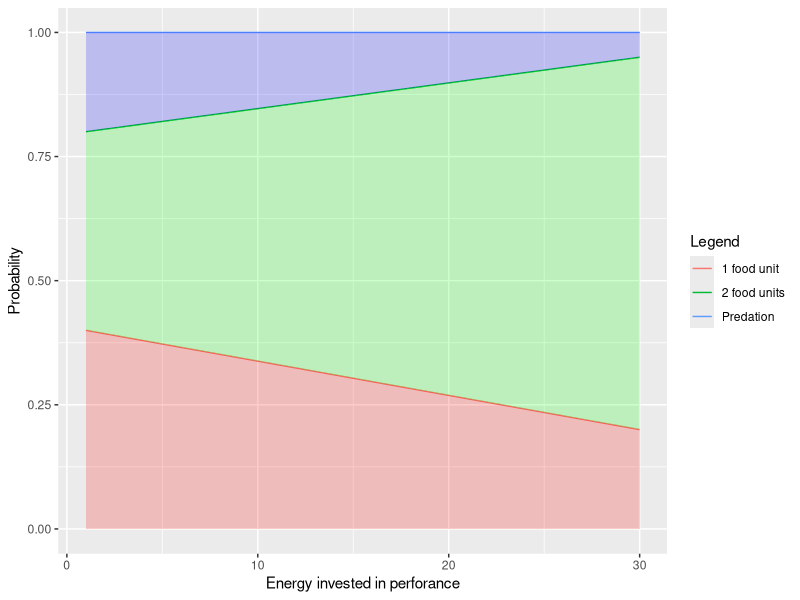

Write R code to recreate this figure.
# SDO MODEL


growth <- 0 # Initial growth value

performance <- 0 # Initial performance value

prob_1_unit <- seq(from = 0.4, to = 0.2, length.out = 30) 
# Probability of finding 1 unit of food

prob_2_unit <-seq(from = 0.4, to = 0.75, length.out = 30)
# Probability of finding 2 unit of food

prob_predation <- seq(from = 0.2, to = 0.05, length.out = 30)
# Probability of being predated

energy_performance <- seq(from = 1, to = 30, length.out = 30)

matrix_food_predation <- cbind(energy_performance,prob_1_unit,prob_2_unit,prob_predation)
#Matrix with the probabilities of each event for every performance value

matrix_food_predation_df <- as.data.frame(matrix_food_predation)

metabolic_rate <- 1 
#Amount of food units that every time step is used on self-maintenance

library(ggplot2)
library(dplyr)
library(viridis) # I can't make it colorblind-friendly, but I would like to


Probability_plot <- ggplot(data = matrix_food_predation_df, aes(x = energy_performance, group = 1)) +
  geom_line(aes(y = prob_1_unit, color = "1 food unit")) +
  geom_line(aes(y = prob_2_unit + prob_1_unit , color = "2 food units")) +
  geom_line(aes(y = prob_predation + prob_2_unit + prob_1_unit, color="Predation")) +
  xlab('Energy invested in perforance') +
  ylab('Probability') +
  scale_colour_discrete("Legend") +
  geom_ribbon(aes(ymax = 1, ymin = prob_2_unit + prob_1_unit), fill = "blue", alpha = 0.2) +
  geom_ribbon(aes(ymax = prob_2_unit + prob_1_unit, ymin = prob_1_unit), fill = "green", alpha = 0.2) +
  geom_ribbon(aes(ymax = prob_1_unit, ymin = 0), fill="red", alpha = 0.2)

Probability_plot

#Falta hacer la función de fitness
